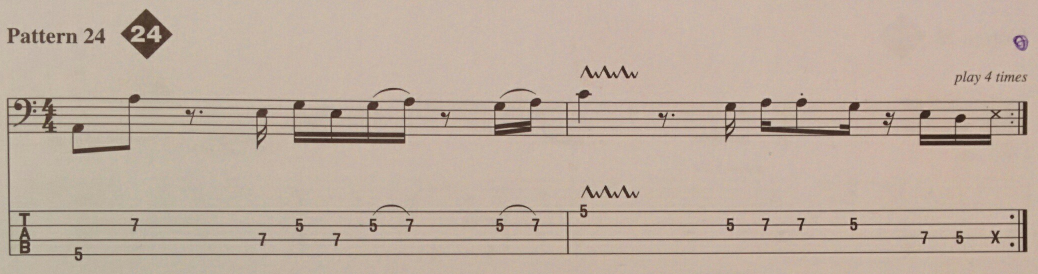
#> input picture Page_09_Pattern_24.png, 2076 x 548 px, found by its file name (shown at 1/2 size)
$ python extract_object.py   (older library calls are emulated)
#> lines starting #> are read from the running program, lines starting #| are printed output that depends on the picture; after the words box and inside, x2 and y2 are one past the last pixel; in counts of white or black regions, pixels touching at a corner belong together
import cv2


def showImage(
        img,
        namedWindow="",
        width=640, height=480
):
    cv2.namedWindow(namedWindow, cv2.WINDOW_NORMAL)
    cv2.resizeWindow(namedWindow, width, height)
    cv2.imshow(namedWindow, img)


def main():
    image = cv2.imread("Page_09_Pattern_24.png")
#> image is the input picture: shape (548, 2076, 3); mean B, G, R 158.1, 172.9, 190

    gray = cv2.cvtColor(image, cv2.COLOR_BGR2GRAY)  # grayscale
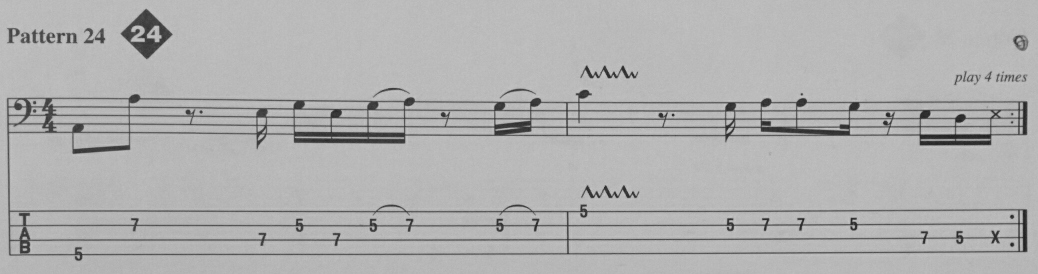
#> gray: shape (548, 2076) (shown at 1/2 size); min 23, max 212, mean 176.3

    showImage(gray, 'gray')

    _, thresh = cv2.threshold(gray, 150, 255,
                              cv2.THRESH_BINARY_INV)  # threshold
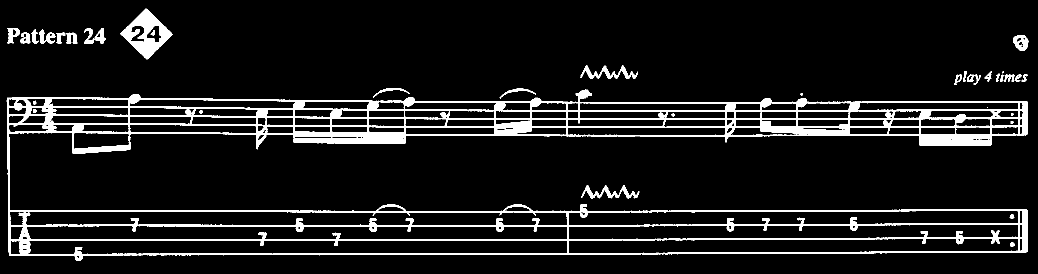
#> thresh: shape (548, 2076) (shown at 1/2 size); 8.7% white; 38 white regions (4 under 20 px)

    showImage(thresh, 'thresh')

    kernel = cv2.getStructuringElement(cv2.MORPH_CROSS, (3, 3))

    dilated = cv2.dilate(thresh, kernel, iterations=0)  # dilate

    showImage(dilated, 'dilated')

    _, contours, hierarchy = cv2.findContours(dilated, cv2.RETR_EXTERNAL,
                                              cv2.CHAIN_APPROX_NONE)  # get contours
#> contours = 27 contours, 3 with area under 20; largest, box (x1, y1, x2, y2) and area: (13, 179, 2056, 522) 331064, (241, 17, 345, 119) 5343, (1162, 370, 1279, 397) 822, (1161, 130, 1276, 157) 817, (2026, 70, 2057, 102) 697

    # for each contour found, draw a rectangle around it on original image
    for contour in contours:
        # get rectangle bounding contour
        [x, y, w, h] = cv2.boundingRect(contour)

        # discard areas that are too large
        # if h > 300 and w > 300:
        #     continue

        # discard areas that are too small
        if h < 40 or w < 40:
            continue

        # draw rectangle around contour on original image
        cv2.rectangle(image, (x, y), (x + w, y + h), (255, 0, 255), 2)
#> this loop made 27 passes
#> (x, y, w, h) on passes 1 to 12: (1162, 370, 117, 27), (1601, 186, 5, 5), (13, 179, 2043, 343), (999, 177, 73, 20), (746, 176, 74, 19), (2009, 150, 1, 1), (2043, 149, 12, 15), (2030, 149, 13, 15), (2008, 149, 21, 15), (2001, 149, 6, 15), (1934, 149, 27, 21), (1908, 149, 16, 21)
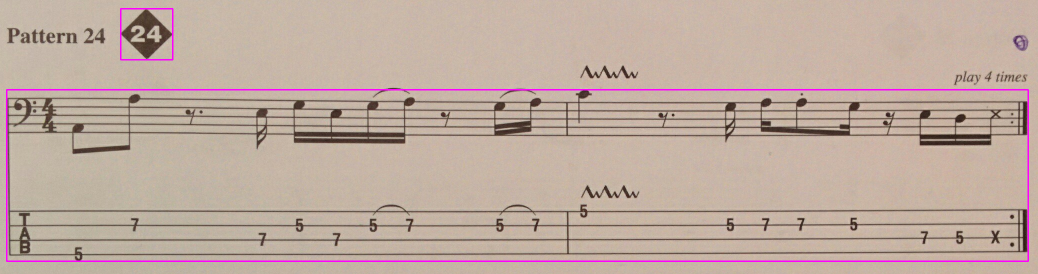
#> image: shape (548, 2076, 3) (shown at 1/2 size); 1.37% of pixels changed, all inside (x1, y1, x2, y2) = (12, 16, 2058, 524)

    showImage(image, 'Extract Object')

    while (1):
        k = cv2.waitKey(1) & 0xFF
#> (key Esc is pressed here)
        if k == 27:
            break


if __name__ == '__main__':
    main()

$ run again, with Page_09_Pattern_25.png copied over Page_09_Pattern_24.png
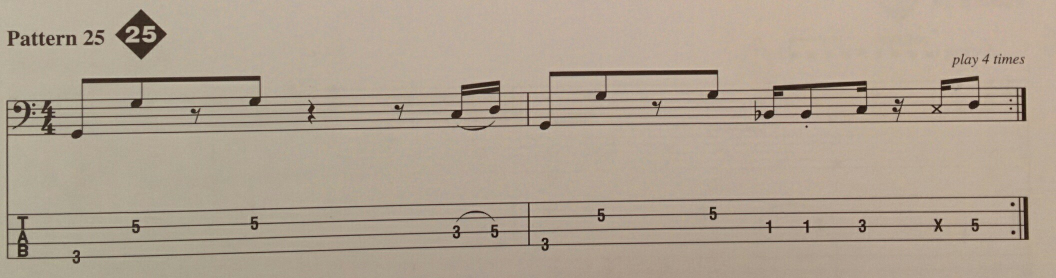
#> input picture Page_09_Pattern_25.png, 2112 x 556 px, found by its file name (shown at 1/2 size)
#> in main, image is the input picture: shape (556, 2112, 3); mean B, G, R 144.2, 161.1, 175.1
#> in main, `_, thresh = cv2.threshold(gray, 150, 255, cv2.THRESH_BINARY_INV)`:
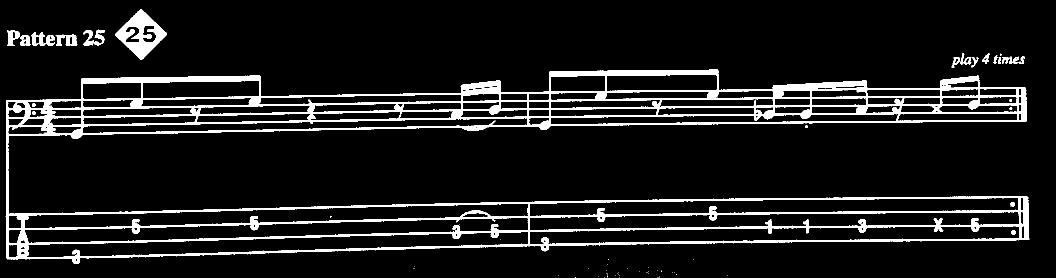
#> thresh: shape (556, 2112) (shown at 1/2 size); 8.9% white; 80 white regions (56 under 20 px)
#> contours = 57 contours, 40 with area under 20; largest, box (x1, y1, x2, y2) and area: (12, 139, 2059, 528) 355797, (230, 18, 334, 120) 5384, (111, 69, 155, 91) 564, (14, 61, 40, 92) 438, (62, 64, 91, 92) 376
#> the loop in main, `for contour in contours:` made 57 passes
#> (x, y, w, h) on passes 1, 2, 4, 6, 7, 8, 9, 10: (1319, 555, 1, 1), (1239, 555, 1, 1), (1208, 554, 1, 1), (1318, 552, 1, 1), (1197, 552, 1, 1), (1455, 551, 1, 1), (1238, 551, 1, 1), (1230, 551, 1, 1)
#> after the loop in main, `for contour in contours:`:
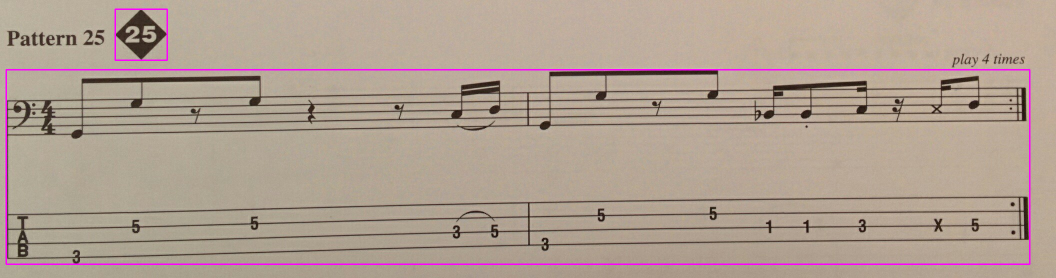
#> image: shape (556, 2112, 3) (shown at 1/2 size); 1.35% of pixels changed, all inside (x1, y1, x2, y2) = (11, 17, 2061, 530)

$ run again, with Page_09_Pattern_26.png copied over Page_09_Pattern_24.png
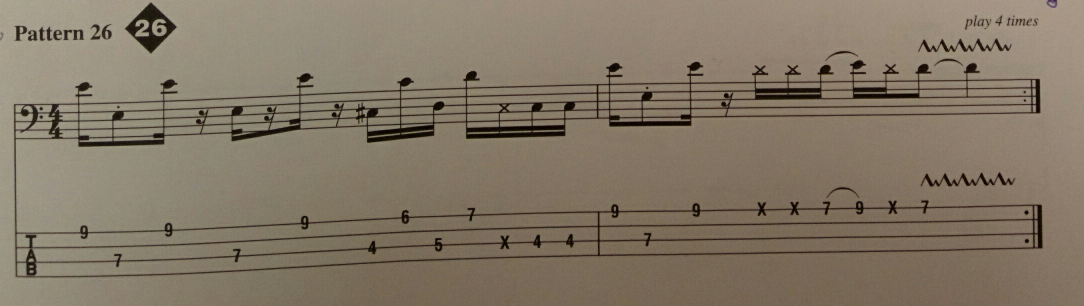
#> input picture Page_09_Pattern_26.png, 2168 x 612 px, found by its file name (shown at 1/2 size)
#> in main, image is the input picture: shape (612, 2168, 3); mean B, G, R 102.2, 119.6, 131.9
#> in main, `_, thresh = cv2.threshold(gray, 150, 255, cv2.THRESH_BINARY_INV)`:
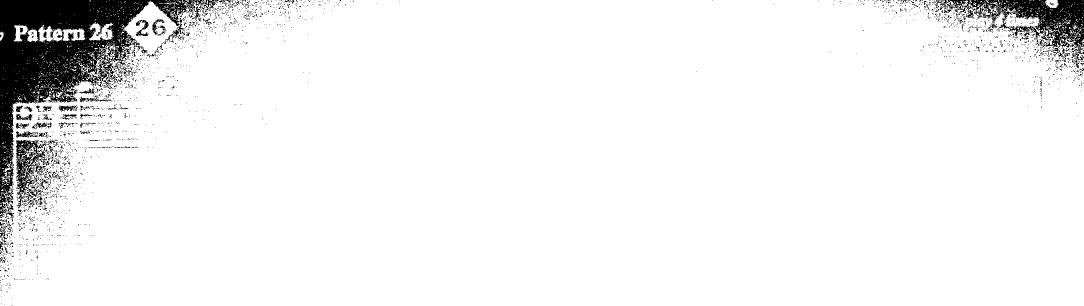
#> thresh: shape (612, 2168) (shown at 1/2 size); 94.3% white; 2653 black regions (2548 under 20 px)
#> contours = 1184 contours, 1167 with area under 20; largest, box (x1, y1, x2, y2) and area: (0, 0, 2168, 612) 1255198, (76, 49, 171, 85) 1618, (177, 44, 226, 82) 958, (27, 50, 77, 85) 876, (157, 116, 216, 160) 415
#> the loop in main, `for contour in contours:` made 1184 passes
#> (x, y, w, h) on passes 1, 4, 5: (0, 517, 2, 4), (0, 472, 1, 1), (0, 468, 3, 3)
#> after the loop in main, `for contour in contours:`:
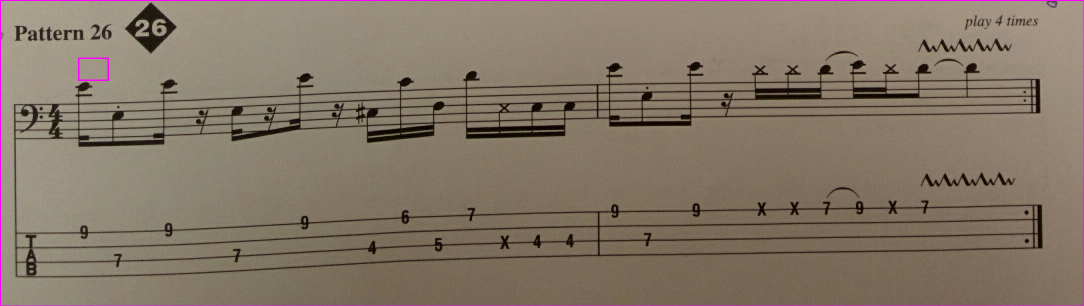
#> image: shape (612, 2168, 3) (shown at 1/2 size); 0.67% of pixels changed, all inside (x1, y1, x2, y2) = (0, 0, 2168, 612)
